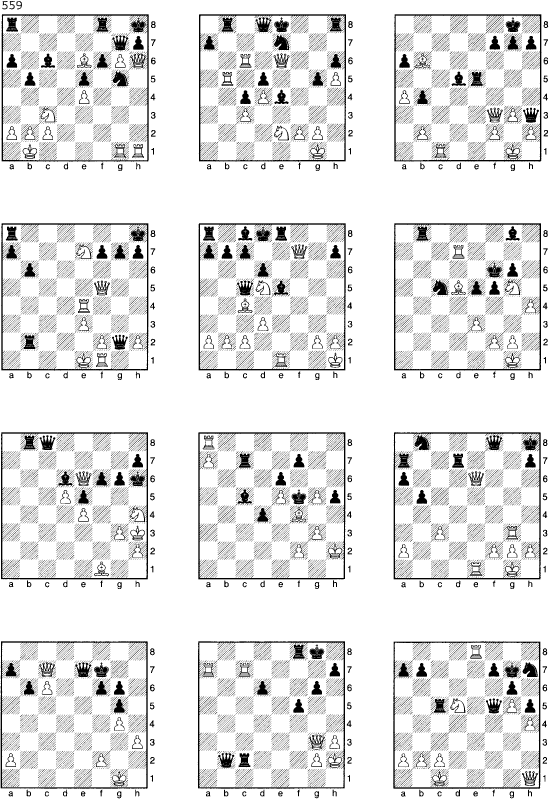
#> input picture temp/chessboard_exports/chessboard/id101_score0.95.png, 1648 x 2400 px (shown at 1/3 size)
$ python -i create_dataset.py   (imports and definitions only)
#> lines starting #> are read from the running program, lines starting #| are printed output that depends on the picture; after the words box and inside, x2 and y2 are one past the last pixel; in counts of white or black regions, pixels touching at a corner belong together
#> further down, picture is the input picture: shape (2400, 1648, 3); 89.2% white; 6239 black regions (3068 under 20 px), largest, box (x1, y1, x2, y2) and area: (596, 43, 1038, 485) 16449, (1180, 1297, 1622, 1739) 14553, (3, 670, 446, 1112) 12878
from __future__ import annotations

from pathlib import Path
import shutil

import cv2
import numpy as np

PROJECT_ROOT = Path(__file__).resolve().parents[2]

SOURCE_DIR = PROJECT_ROOT / "temp" / "piece_head_dataset"
OUT_DIR = PROJECT_ROOT / "temp" / "piece_head_dataset_clean"

CLASSES = ["B", "N", "R", "Q", "K", "P", "empty_or_noise"]


def extract_first_character_crop(img_bgr: np.ndarray) -> np.ndarray | None:
    gray = cv2.cvtColor(img_bgr, cv2.COLOR_BGR2GRAY)

    bw = cv2.adaptiveThreshold(
        gray,
        255,
        cv2.ADAPTIVE_THRESH_GAUSSIAN_C,
        cv2.THRESH_BINARY_INV,
        31,
        12,
    )
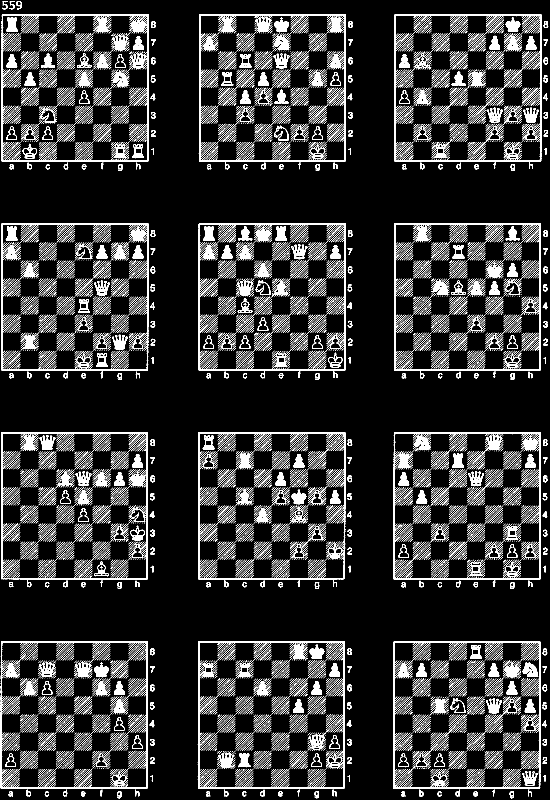
#> bw: shape (2400, 1648) (shown at 1/3 size); 10.8% white; 6239 white regions (3068 under 20 px)

    contours, _ = cv2.findContours(
        bw,
        cv2.RETR_EXTERNAL,
        cv2.CHAIN_APPROX_SIMPLE
    )
#> contours = 210 contours, 3 with area under 20; largest, box (x1, y1, x2, y2) and area: (4, 43, 447, 485) 193633, (1, 1924, 444, 2366) 193621, (593, 1924, 1035, 2366) 193615, (1183, 43, 1625, 486) 193579, (1182, 670, 1623, 1112) 193551

    boxes = []

    for cnt in contours:
        x, y, w, h = cv2.boundingRect(cnt)

        if w < 2 or h < 4:
            continue

        if w * h < 8:
            continue

        boxes.append((x, y, w, h))
#> this loop made 210 passes
#> (x, y, w, h) on passes 1 to 3: (1203, 2375, 14, 15), (1529, 2374, 13, 21), (1420, 2374, 14, 15)
#> after the loop, boxes = 207 items, first 6: (1203, 2375, 14, 15), (1529, 2374, 13, 21), (1420, 2374, 14, 15), (1312, 2374, 13, 16), (943, 2374, 14, 21), (834, 2374, 14, 15)

    if not boxes:
        return None

    boxes = sorted(boxes, key=lambda b: b[0])
#> boxes = 207 items, first 6: (1, 1924, 443, 442), (3, 1297, 441, 441), (3, 670, 443, 442), (4, 43, 443, 442), (7, 3, 16, 25), (26, 2374, 13, 15)
    x, y, w, h = boxes[0]
#> x = 1; y = 1924; w = 443; h = 442

    pad = 3
    x1 = max(0, x - pad)
#> x1 = 0
    y1 = max(0, y - pad)
#> y1 = 1921
    x2 = min(img_bgr.shape[1], x + w + pad)
#> x2 = 447
    y2 = min(img_bgr.shape[0], y + h + pad)
#> y2 = 2369

    crop = img_bgr[y1:y2, x1:x2]
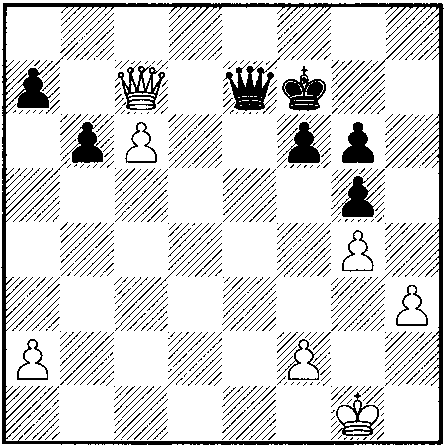
#> crop: shape (448, 447, 3); 84.9% white; 531 black regions (286 under 20 px), largest, box (x1, y1, x2, y2) and area: (1, 3, 444, 445) 12129, (282, 66, 326, 111) 997, (331, 169, 385, 217) 926

    if crop.size == 0:
        return None

    return crop


# [89 lines left out: functions resize_with_padding, prepare_output_dirs, build_dataset, not called in this run]


# [2 lines not run here, left out]

>>> import cv2
>>> picture = cv2.imread('../../temp/chessboard_exports/chessboard/id101_score0.95.png')
>>> result = extract_first_character_crop(picture)
